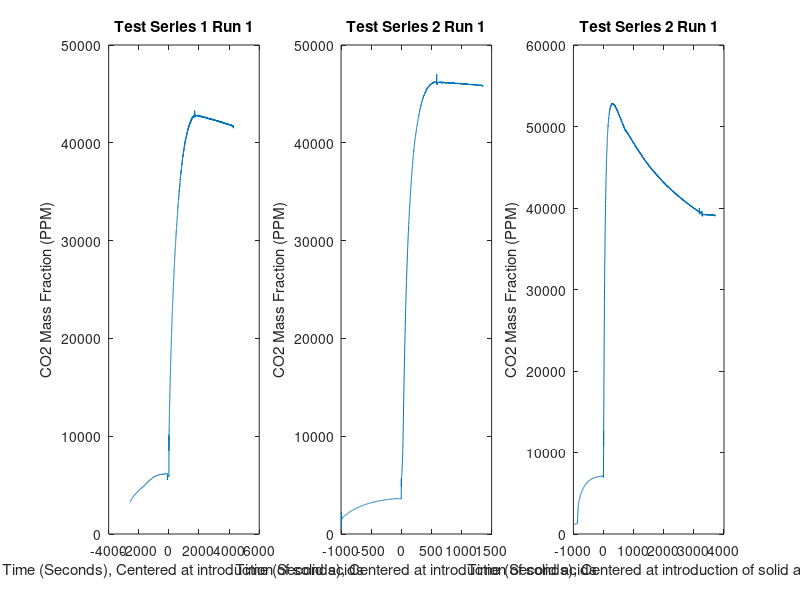

MATLAB code to generate this figure:
%% Importing of Pruned Data
Test11 = csvread('Test1Run1.csv');
Test21 = csvread('Test2Run1.csv');
Test31 = csvread('Test3Run1.csv');

%% Transforming Data
##Test1PP(:,6)=Test11(:,1).*Test11(:,5).*10^(-3);
##Test2PP(:,6)=Test21(:,1).*Test21(:,5).*10^(-3);
##Test3PP(:,6)=Test31(:,1).*Test31(:,5).*10^(-3);

%% Ploting Data
X1 = -2584:1:6880-2584-1;
X2 = -1000:1:2357-1000-1;
X3 = -993:1:4694-993-1;
%plot(X1,mean(Test11(:,5))-Test11(:,5),X2,mean(Test21(:,5))-Test21(:,5),X3,mean(Test21(:,5))-Test31(:,5))
subplot(1,3,1)
plot(X1,Test11(:,1))
title("Test Series 1 Run 1")
xlabel("Time (Seconds), Centered at introduction of solid acids")
ylabel("CO2 Mass Fraction (PPM)")
subplot(1,3,2)
plot(X2,Test21(:,1))
title("Test Series 2 Run 1")
xlabel("Time (Seconds), Centered at introduction of solid acids")
ylabel("CO2 Mass Fraction (PPM)")
subplot(1,3,3)
plot(X3,Test31(:,1))
title("Test Series 2 Run 1")
xlabel("Time (Seconds), Centered at introduction of solid acids")
ylabel("CO2 Mass Fraction (PPM)")


